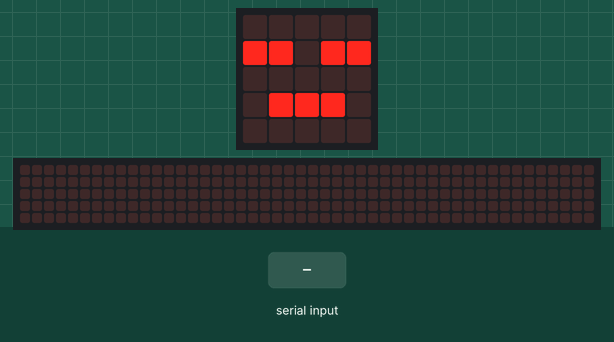
Simulated run of this program. Board: BBC micro:bit running MicroPython. Shown: the board's 5×5 LED display, a strip that is not on the board, showing the scrolling text unrolled. Inputs (shaded band) come from the test bench. The 48×5 strip is a reading aid, not a part: it shows the text the display is scrolling, unrolled, one strip-width of it at a time.

Above: at 1.2 s.
1.3 s: "1" received over the second serial link
At 3.0 s:
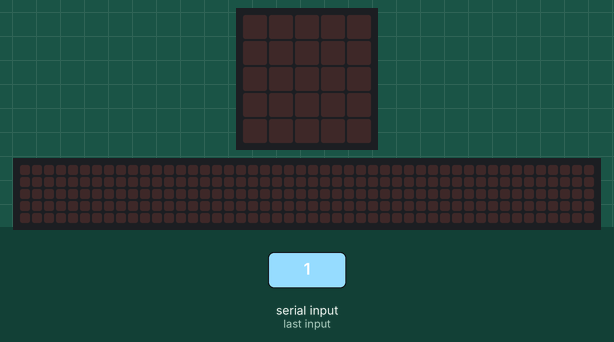
3.2 s: "0" received over the second serial link
At 3.72 s:
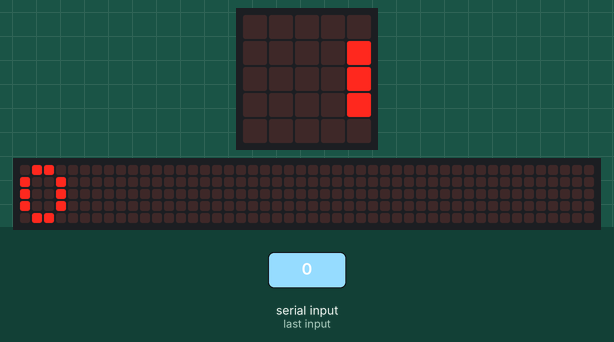
6.2 s: "2" received over the second serial link
At 6.27 s:
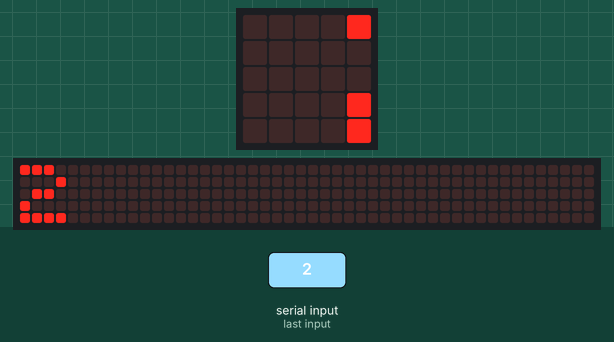
Timing chart, 0 to 9.2 s (numbered marks = the images above; inputs shaded):
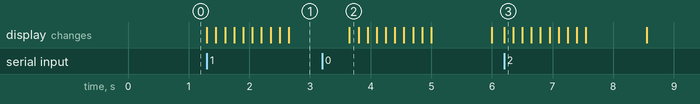

Measured:
- after the input at 1.3 s, the display: first changes at once (image 1 shows a later state)
- after the input at 3.2 s, the display: changes after 0.45 s (image 2)
- after the input at 6.2 s, the display: changes at once (image 3)

The program:

uart2.py
```python
from microbit import *

uart.init(baudrate=9600, bits=8, parity=uart.ODD, stop=1, tx=pin0, rx=pin1)

while True:
    if uart.any():
        display.show(Image.YES)
        b = uart.read()
        if b != None:
            display.scroll(b)
        sleep(1000)
    else:
        display.show(Image.ASLEEP)
```
